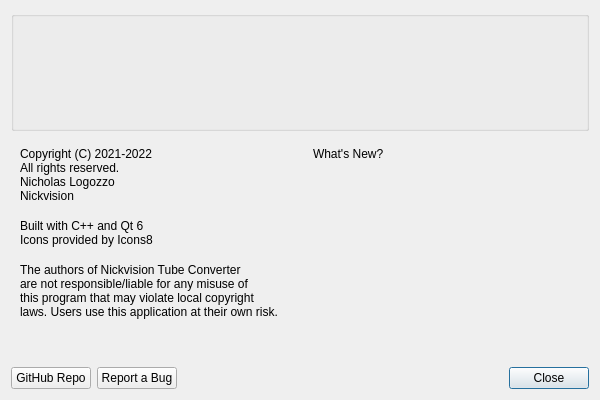
<?xml version="1.0" encoding="UTF-8"?>
<ui version="4.0">
 <class>AboutDialog</class>
 <widget class="QDialog" name="AboutDialog">
  <property name="geometry">
   <rect>
    <x>0</x>
    <y>0</y>
    <width>600</width>
    <height>400</height>
   </rect>
  </property>
  <property name="minimumSize">
   <size>
    <width>600</width>
    <height>400</height>
   </size>
  </property>
  <property name="windowTitle">
   <string>About</string>
  </property>
  <layout class="QVBoxLayout" name="verticalLayout">
   <item>
    <widget class="QGroupBox" name="groupAppInfo">
     <property name="minimumSize">
      <size>
       <width>0</width>
       <height>120</height>
      </size>
     </property>
     <property name="maximumSize">
      <size>
       <width>16777215</width>
       <height>120</height>
      </size>
     </property>
     <property name="title">
      <string/>
     </property>
     <layout class="QHBoxLayout" name="horizontalLayout">
      <item>
       <layout class="QVBoxLayout" name="verticalLayout_2">
        <item>
         <widget class="QLabel" name="lblAppName">
          <property name="font">
           <font>
            <pointsize>12</pointsize>
           </font>
          </property>
         </widget>
        </item>
        <item>
         <widget class="QLabel" name="lblDescription"/>
        </item>
        <item>
         <spacer name="verticalSpacer_2">
          <property name="orientation">
           <enum>Qt::Vertical</enum>
          </property>
          <property name="sizeHint" stdset="0">
           <size>
            <width>0</width>
            <height>0</height>
           </size>
          </property>
         </spacer>
        </item>
        <item>
         <widget class="QLabel" name="lblVersion"/>
        </item>
       </layout>
      </item>
      <item>
       <widget class="QLabel" name="lblIcon">
        <property name="minimumSize">
         <size>
          <width>90</width>
          <height>90</height>
         </size>
        </property>
        <property name="maximumSize">
         <size>
          <width>90</width>
          <height>90</height>
         </size>
        </property>
        <property name="pixmap">
         <pixmap resource="../../resources.qrc">:/Resources/icon.svg</pixmap>
        </property>
        <property name="scaledContents">
         <bool>true</bool>
        </property>
        <property name="alignment">
         <set>Qt::AlignCenter</set>
        </property>
       </widget>
      </item>
     </layout>
    </widget>
   </item>
   <item>
    <spacer name="verticalSpacer_3">
     <property name="orientation">
      <enum>Qt::Vertical</enum>
     </property>
     <property name="sizeType">
      <enum>QSizePolicy::Fixed</enum>
     </property>
     <property name="sizeHint" stdset="0">
      <size>
       <width>20</width>
       <height>10</height>
      </size>
     </property>
    </spacer>
   </item>
   <item>
    <layout class="QHBoxLayout" name="horizontalLayout_2">
     <item>
      <layout class="QVBoxLayout" name="verticalLayout_3">
       <item>
        <widget class="QLabel" name="lblCopyright">
         <property name="text">
          <string>Copyright (C) 2021-2022
All rights reserved.
Nicholas Logozzo
Nickvision</string>
         </property>
         <property name="indent">
          <number>9</number>
         </property>
        </widget>
       </item>
       <item>
        <spacer name="verticalSpacer_4">
         <property name="orientation">
          <enum>Qt::Vertical</enum>
         </property>
         <property name="sizeType">
          <enum>QSizePolicy::Fixed</enum>
         </property>
         <property name="sizeHint" stdset="0">
          <size>
           <width>20</width>
           <height>10</height>
          </size>
         </property>
        </spacer>
       </item>
       <item>
        <widget class="QLabel" name="lblArc">
         <property name="text">
          <string>Built with C++ and Qt 6
Icons provided by Icons8</string>
         </property>
         <property name="margin">
          <number>0</number>
         </property>
         <property name="indent">
          <number>9</number>
         </property>
        </widget>
       </item>
       <item>
        <spacer name="verticalSpacer_7">
         <property name="orientation">
          <enum>Qt::Vertical</enum>
         </property>
         <property name="sizeType">
          <enum>QSizePolicy::Fixed</enum>
         </property>
         <property name="sizeHint" stdset="0">
          <size>
           <width>20</width>
           <height>10</height>
          </size>
         </property>
        </spacer>
       </item>
       <item>
        <widget class="QLabel" name="lblDisclaimer">
         <property name="text">
          <string>The authors of Nickvision Tube Converter
are not responsible/liable for any misuse of
this program that may violate local copyright
laws. Users use this application at their own risk.</string>
         </property>
         <property name="indent">
          <number>9</number>
         </property>
        </widget>
       </item>
       <item>
        <spacer name="verticalSpacer">
         <property name="orientation">
          <enum>Qt::Vertical</enum>
         </property>
         <property name="sizeHint" stdset="0">
          <size>
           <width>0</width>
           <height>0</height>
          </size>
         </property>
        </spacer>
       </item>
      </layout>
     </item>
     <item>
      <widget class="QWidget" name="separator1" native="true">
       <property name="minimumSize">
        <size>
         <width>1</width>
         <height>0</height>
        </size>
       </property>
       <property name="maximumSize">
        <size>
         <width>1</width>
         <height>16777215</height>
        </size>
       </property>
      </widget>
     </item>
     <item>
      <layout class="QVBoxLayout" name="verticalLayout_5">
       <property name="leftMargin">
        <number>6</number>
       </property>
       <item>
        <widget class="QLabel" name="lblWhatsNew">
         <property name="frameShape">
          <enum>QFrame::NoFrame</enum>
         </property>
         <property name="text">
          <string>What's New?</string>
         </property>
        </widget>
       </item>
       <item>
        <spacer name="verticalSpacer_6">
         <property name="orientation">
          <enum>Qt::Vertical</enum>
         </property>
         <property name="sizeType">
          <enum>QSizePolicy::Fixed</enum>
         </property>
         <property name="sizeHint" stdset="0">
          <size>
           <width>20</width>
           <height>5</height>
          </size>
         </property>
        </spacer>
       </item>
       <item>
        <widget class="QLabel" name="lblChangelog">
         <property name="wordWrap">
          <bool>true</bool>
         </property>
        </widget>
       </item>
       <item>
        <spacer name="verticalSpacer_5">
         <property name="orientation">
          <enum>Qt::Vertical</enum>
         </property>
         <property name="sizeHint" stdset="0">
          <size>
           <width>0</width>
           <height>0</height>
          </size>
         </property>
        </spacer>
       </item>
      </layout>
     </item>
    </layout>
   </item>
   <item>
    <layout class="QHBoxLayout" name="horizontalLayout_3">
     <item>
      <widget class="QPushButton" name="btnGitHubRepo">
       <property name="text">
        <string>GitHub Repo</string>
       </property>
      </widget>
     </item>
     <item>
      <widget class="QPushButton" name="btnReportABug">
       <property name="text">
        <string>Report a Bug</string>
       </property>
      </widget>
     </item>
     <item>
      <spacer name="horizontalSpacer">
       <property name="orientation">
        <enum>Qt::Horizontal</enum>
       </property>
       <property name="sizeHint" stdset="0">
        <size>
         <width>0</width>
         <height>0</height>
        </size>
       </property>
      </spacer>
     </item>
     <item>
      <widget class="QPushButton" name="btnClose">
       <property name="text">
        <string>Close</string>
       </property>
       <property name="default">
        <bool>true</bool>
       </property>
      </widget>
     </item>
    </layout>
   </item>
  </layout>
 </widget>
 <layoutdefault spacing="6" margin="11"/>
 <resources>
  <include location="../../resources.qrc"/>
 </resources>
 <connections/>
</ui>
